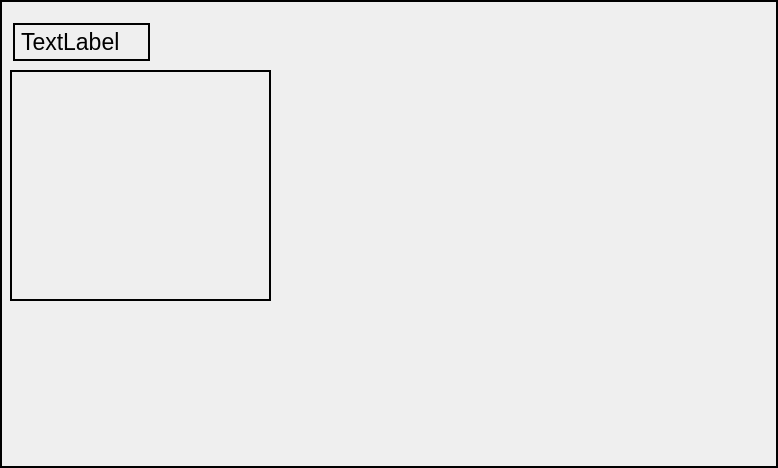
<?xml version="1.0" encoding="UTF-8"?>
<ui version="4.0">
 <class>Form</class>
 <widget class="QWidget" name="Form">
  <property name="geometry">
   <rect>
    <x>0</x>
    <y>0</y>
    <width>778</width>
    <height>468</height>
   </rect>
  </property>
  <property name="windowTitle">
   <string>Form</string>
  </property>
  <property name="styleSheet">
   <string notr="true">QWidget { border: 2px solid black }</string>
  </property>
  <widget class="QLabel" name="time_title">
   <property name="geometry">
    <rect>
     <x>13</x>
     <y>23</y>
     <width>137</width>
     <height>38</height>
    </rect>
   </property>
   <property name="font">
    <font>
     <pointsize>17</pointsize>
    </font>
   </property>
   <property name="text">
    <string>TextLabel</string>
   </property>
  </widget>
  <widget class="QWidget" name="verticalLayoutWidget">
   <property name="geometry">
    <rect>
     <x>10</x>
     <y>70</y>
     <width>261</width>
     <height>231</height>
    </rect>
   </property>
   <layout class="QVBoxLayout" name="child_container"/>
  </widget>
 </widget>
 <resources/>
 <connections/>
</ui>
